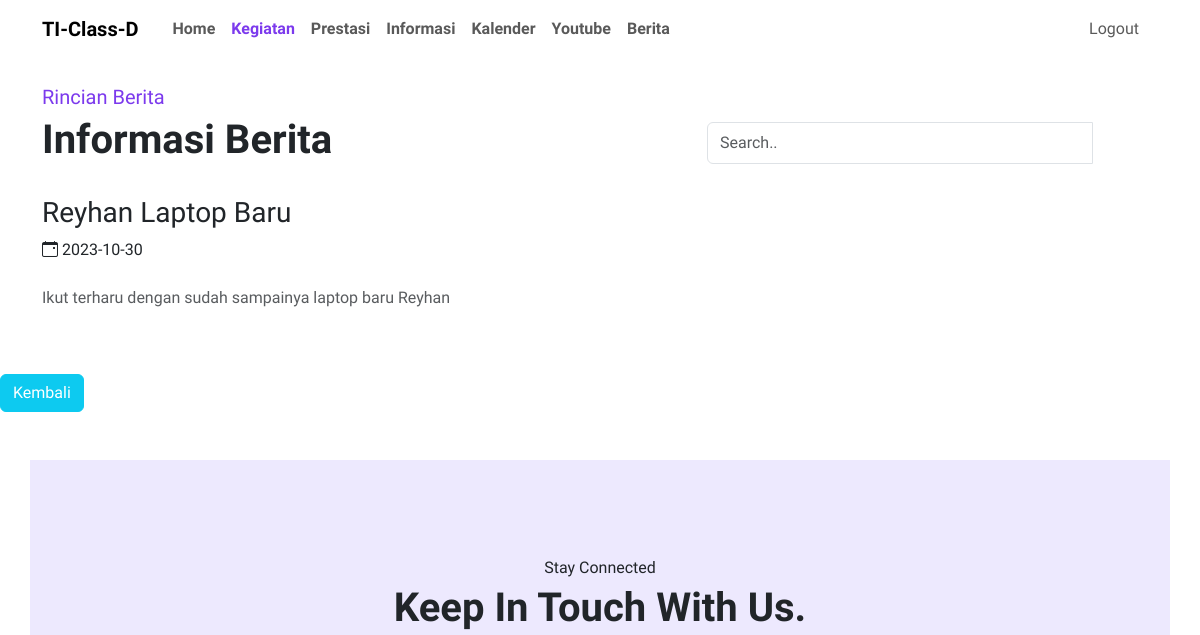
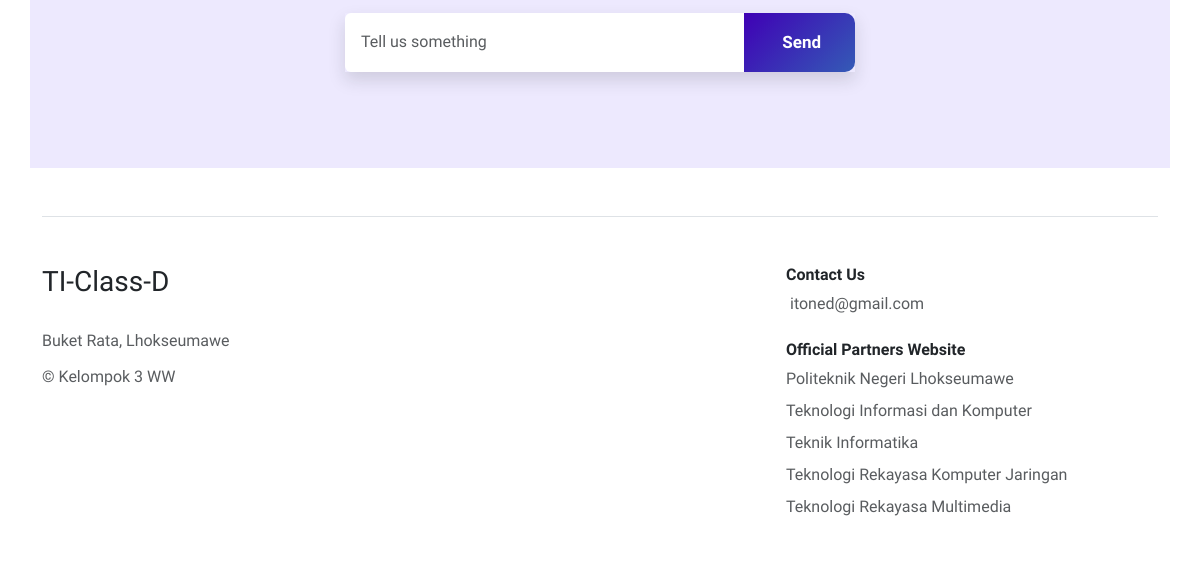
Before: /detailberita/Detailberita.php?id_berita=3 with the older database file (2 pictures, top to bottom).
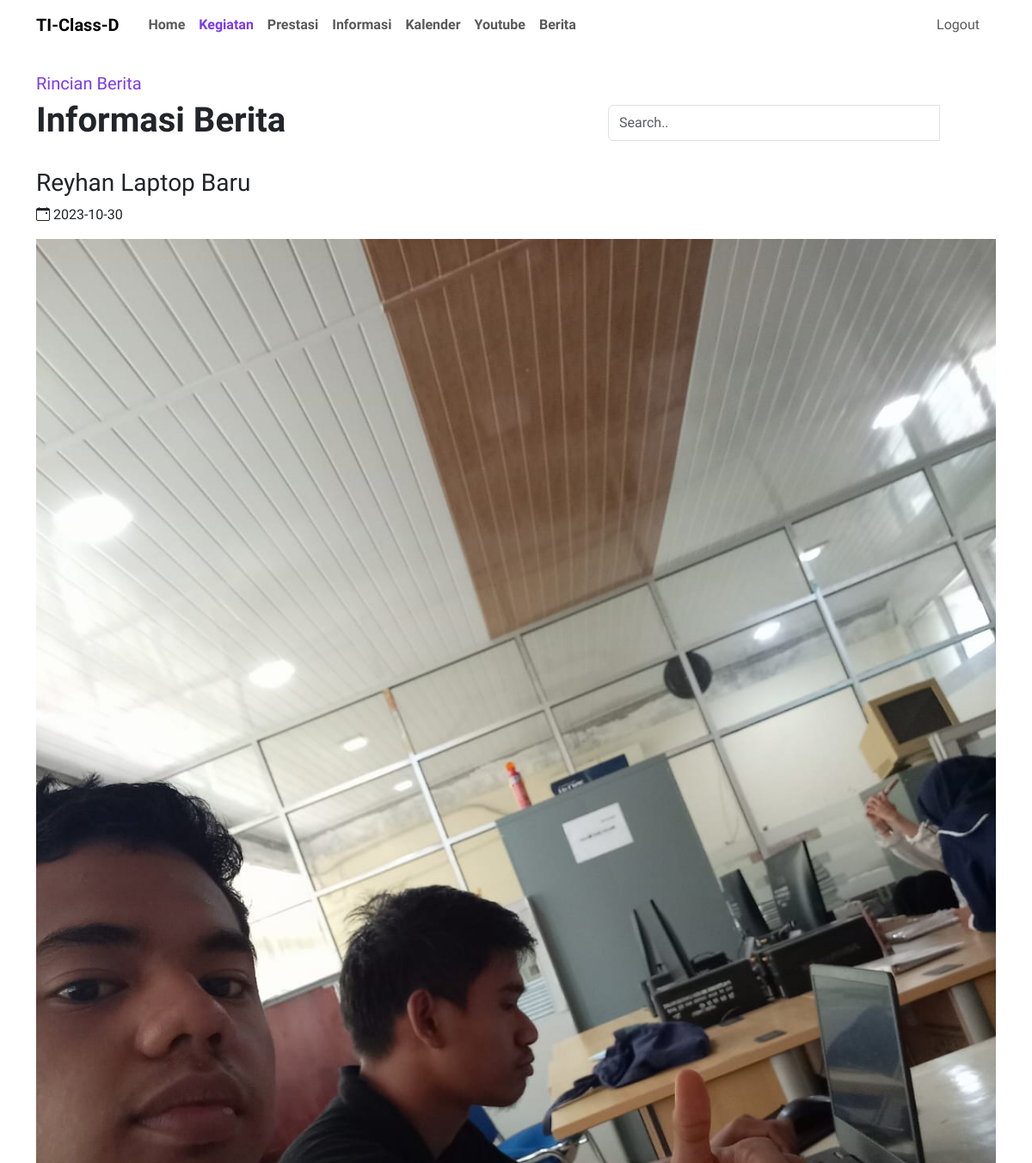
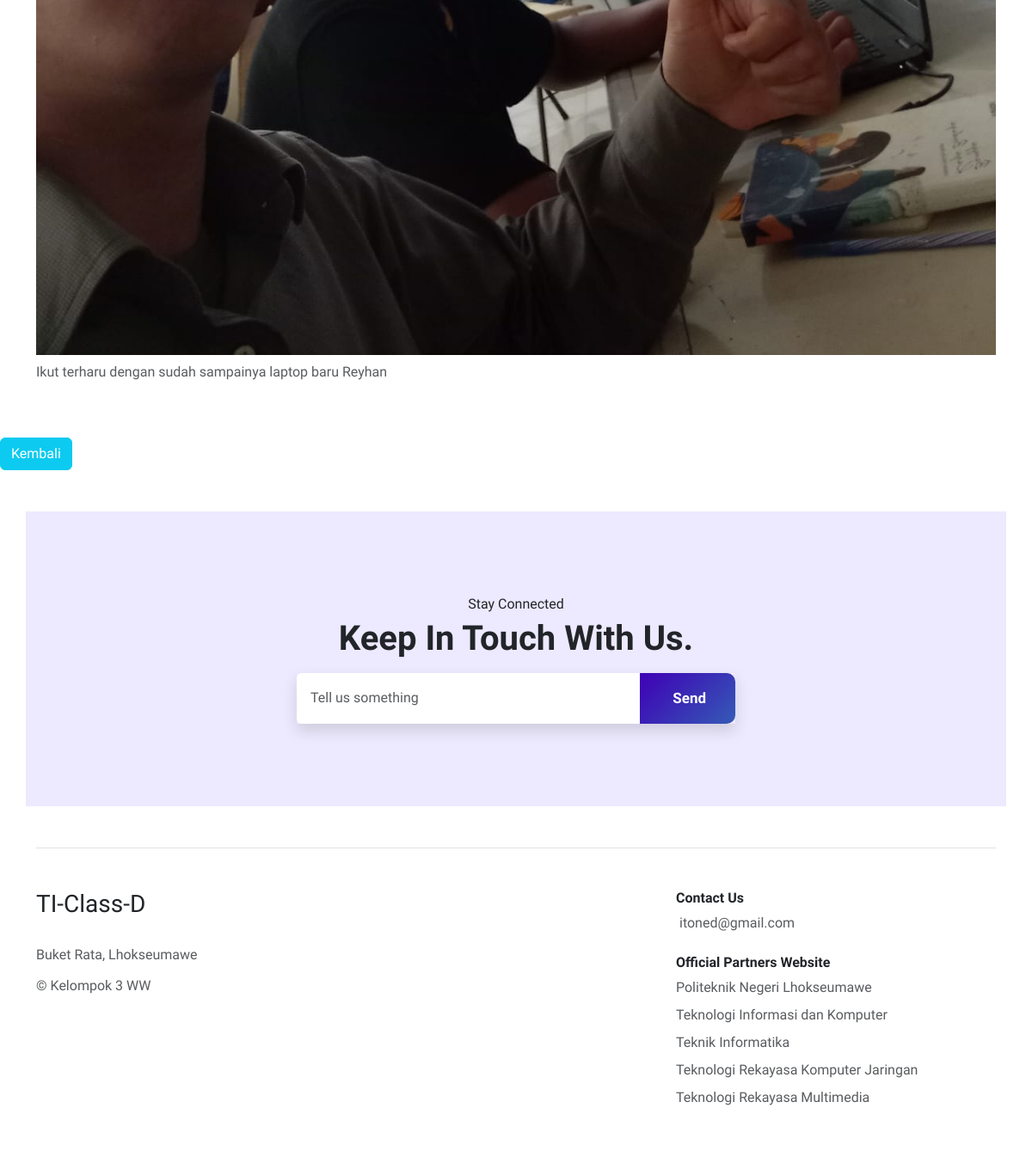
After: the same page with the newer database file (2 pictures, top to bottom).
### tables this page shows
CREATE TABLE `berita` (
  `id_berita` int(11) NOT NULL,
  `judul` varchar(100) NOT NULL,
  `informasi` varchar(250) NOT NULL,
  `foto` varchar(100) NOT NULL,
  `tgl_isi` date NOT NULL
);

### detailberita/Detailberita.php (the view, shortened to what the changed rows need)
<?php
$servername = "localhost";
$username = "root";
$password = "";
$dbname = "web_class_d";
$conn = new mysqli($servername, $username, $password, $dbname);
$id_berita = isset($_GET['id_berita']) ? $_GET['id_berita'] : 1;
$sql = "SELECT * FROM berita WHERE id_berita = $id_berita";
$result = $conn->query($sql);
?>
<!DOCTYPE html>
<html lang="en">
<head>
    <link rel="stylesheet" href="../assets/css/bootstrap.min.css">
    <link rel="stylesheet" href="../assets/css/style.css">
    <link rel="stylesheet" href="https://cdn.jsdelivr.net/npm/bootstrap-icons@1.10.3/font/bootstrap-icons.css">
    <link href="https://unpkg.com/aos@2.3.1/dist/aos.css" rel="stylesheet">
</head>
<body>
    <div class="container">
        <div class="row mt-4 mb-4">
            <div class="col-md-7 mt-auto mb-3 mb-md-0">
                <h1 class="fw-bold">Informasi Berita</h1>
            </div>
        </div>
    </div>
    <?php
    if ($result) {
        while ($beritaData = $result->fetch_assoc()) {
            echo '<div class="container">
                <div class="row">
                    <h3>' . $beritaData['judul'] . '</h3>
                    <p><i class="bi bi-calendar-event"></i> ' . $beritaData['tgl_isi'] . '</p>
                    <img src="' . $beritaData['foto'] . '" class="w-100 rounded" alt="">
                    <article class="mt-2">
                        <p class="text-muted fw-light">' . $beritaData['informasi'] . '</p>
                    </article>
                </div>
            </div>';
        }
    } else {
        echo "Error: " . $sql . "<br>" . $conn->error;
    }
    ?>
    <section id="tell-us" class="tell-us mt-100 my-5">
        <div class="container p-5 bg-violet-100 rounded-10">
            <div class="row py-5 text-center justify-content-center align-items-center">
                <div class="col-sm-6">
                    <div data-aos="fade-down" data-aos-duration="1000">
                        <h2 class="h1 fw-bold mb-2">Keep In Touch With Us<span>.</span></h2>
                    </div>
                </div>
            </div>
        </div>
    </section>
</body>
</html>

Changed rows visible on the page:
changed berita "Reyhan Laptop Baru": foto: picture added
